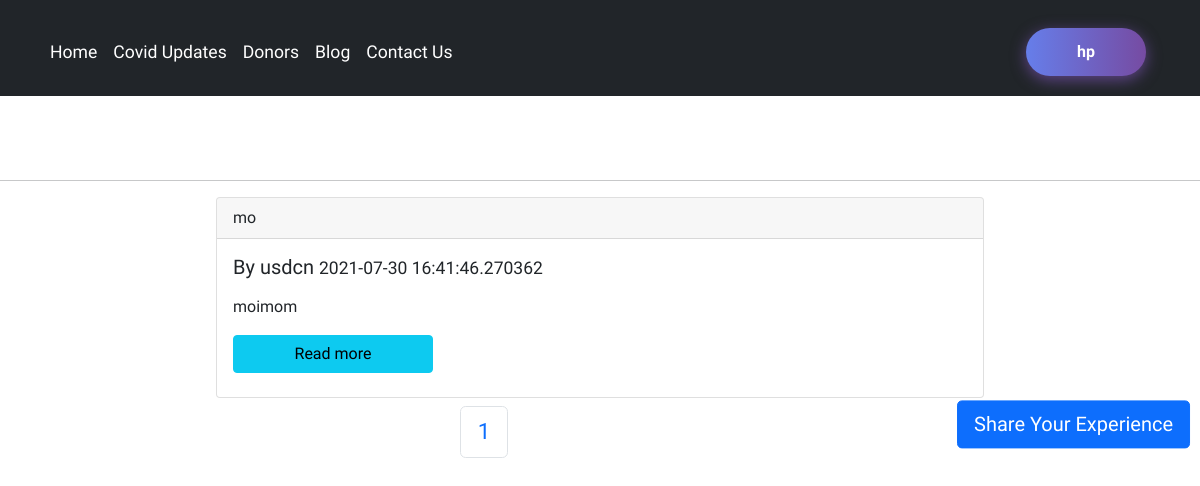
/blog/ (signed in), run on an earlier commit of the app's database.
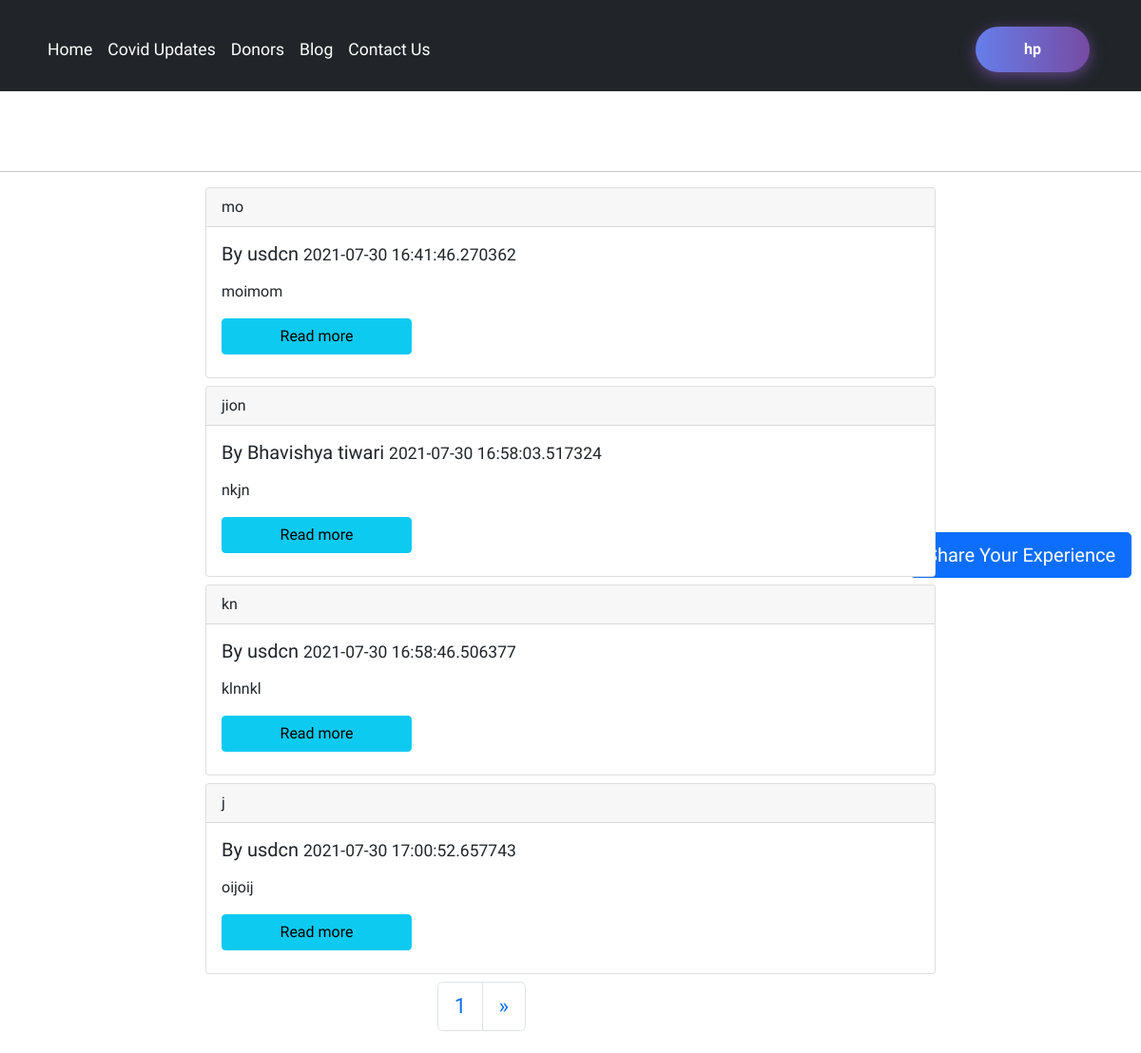
And on a later commit of the database.
### blog/models.py (models this page shows, shortened)
class Post(models.Model):
    sno=models.AutoField(primary_key=True)
    title=models.CharField(max_length=255)
    author=models.CharField(max_length=50)
    authorUsername=models.CharField(max_length=50, default="")
    Timestamp=models.CharField(max_length=50)
    blog_img = models.ImageField(upload_to='')
    content=models.TextField()

### blog/views.py (the view)
# urls.py: path('', views.blogHome, name='blogHome'),
def blogHome(request):
    post = Post.objects.all().order_by('sno')
    paginator = Paginator(post, 4)
    Page_number = request.GET.get('page')
    Page_obj = paginator.get_page(Page_number)
    return render(request, 'blog/blogHome.html', {"page_obj": Page_obj})

### templates/blog/blogHome.html (shortened to what this page needs)
{% extends 'base.html' %}
{% block body %}
<a href="/blog/addblog">
  <button type="button" id="share" class="btn btn-lg Shareblg btn-primary">Share Your Experience</button>
</a>
<hr>
<div class="container" style="width: 66vw;">
  {% for post in page_obj %}
  <div class="card my-2 ccc cardd {% cycle 'left1' 'right1' 'left2' 'right2' %}">
    <div class="card-header">
      {{post.title}}
    </div>
    <div class="card-body">
      <h5 class="card-title">By {{post.author}} <small>{{post.Timestamp}} </small></h5>
      <p class="card-text">
        {% autoescape off %}{{post.content|slice:200}}{% endautoescape %}
      </p>
      <a href="/blog/{{post.sno}}" class="btn btn-info my-2 block">Read more</a>
    </div>
  </div>
  {% endfor %}
  <div id="pagination">
    <nav aria-label="Page navigation example">
      <ul class="pagination">
        <li class="page-item  right2"><a class="page-link" href="#">{{page_obj.number}}</a></li>
        {% if page_obj.has_next %}
        <li class="page-item  right2">
          <a class="page-link" href="?page={{page_obj.next_page_number}}" aria-label="Next">
            <span aria-hidden="true">&raquo;</span>
          </a>
          {% endif %}
        </li>
      </ul>
    </nav>
  </div>
</div>
{% endblock %}

What changed in the data, as far as the page shows it:
added Post: title "jion", author "Bhavishya tiwari", Timestamp "2021-07-30 16:58:03.517324", content "nkjn"
added Post: title "kn", author "usdcn", Timestamp "2021-07-30 16:58:46.506377", content "klnnkl"
added Post: title "j", author "usdcn", Timestamp "2021-07-30 17:00:52.657743", content "oijoij"
